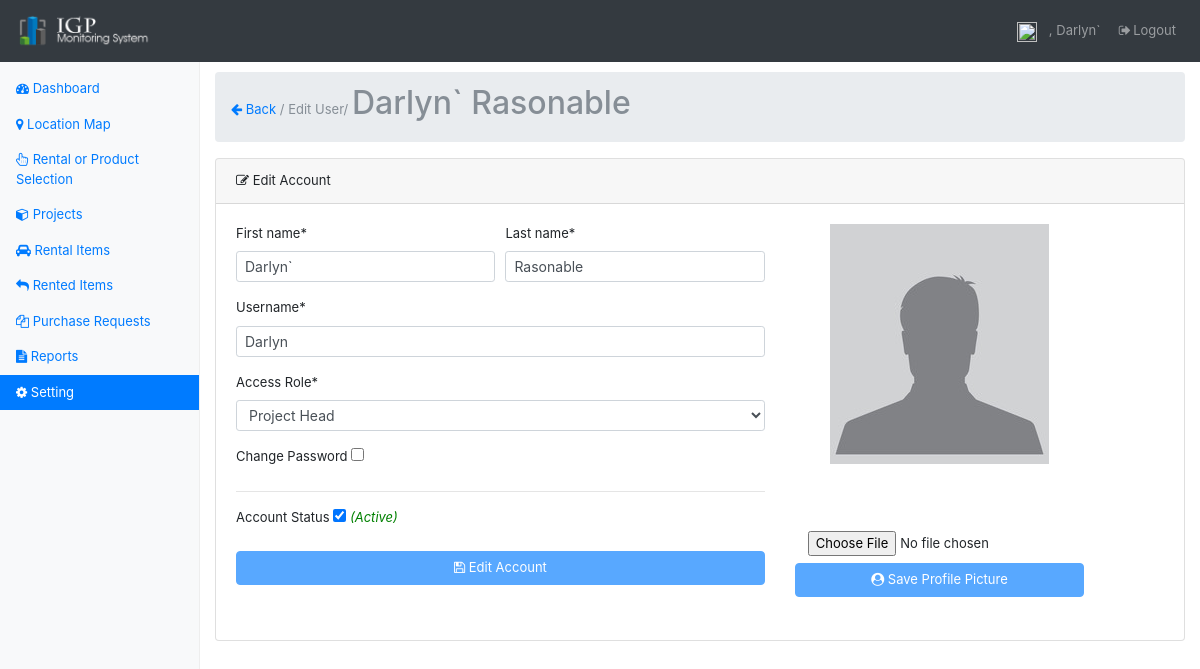
Page /user-edit.php?u=5 (signed in) on the earlier database version.
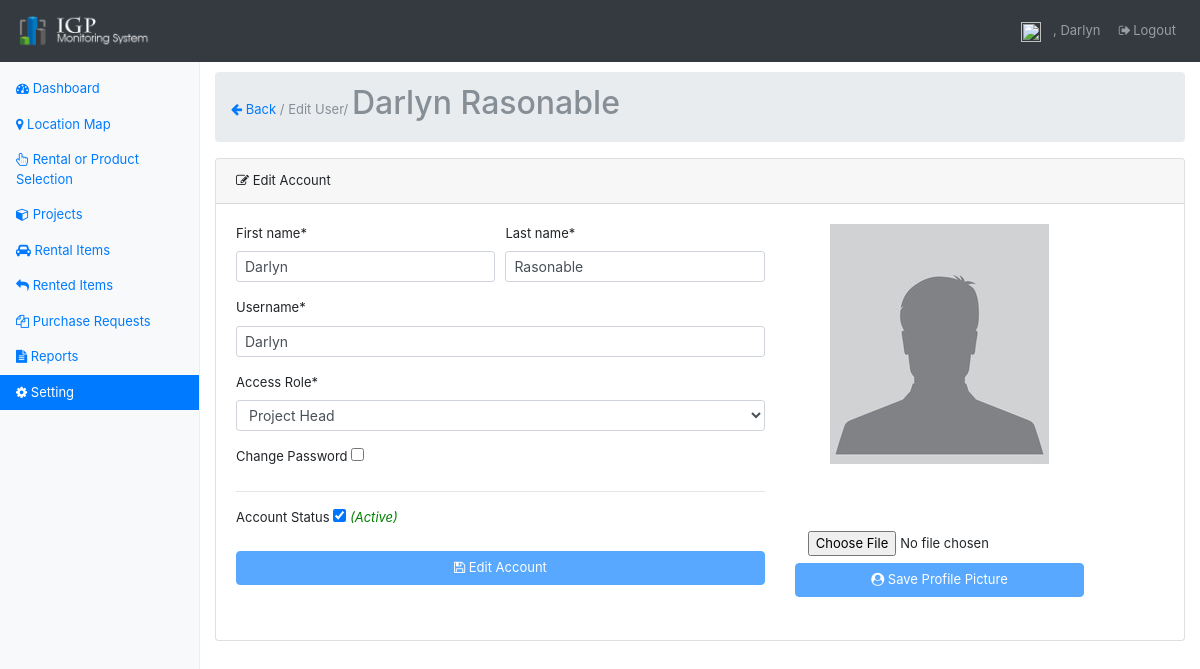
Same page on the later database version.
### tables this page shows
CREATE TABLE `users` (
  `user_id` int(11) NOT NULL,
  `firstname` varchar(45) DEFAULT NULL,
  `lastname` varchar(45) DEFAULT NULL,
  `username` varchar(45) DEFAULT NULL,
  `password` varchar(45) DEFAULT NULL,
  `hint` text,
  `status` enum('Y','N') DEFAULT 'N',
  `profile_pic` varchar(45) DEFAULT NULL,
  `user_type` int(11) DEFAULT NULL,
  `created_on` timestamp NULL DEFAULT CURRENT_TIMESTAMP
);

CREATE TABLE `user_type` (
  `user_type_id` int(11) NOT NULL,
  `user_type` varchar(45) DEFAULT NULL,
  `status` enum('Y','N') DEFAULT 'Y'
);

### classes/DbConfig.php (called while the page is built, shortened)
<?php
class DbConfig
{
    private $_host = 'localhost';
    private $_username = 'root';
    private $_password = '';
    private $_database = 'monitoringsystem';
    protected $connection;
    public function __construct()
    {
        if (!isset($this->connection)) {
            $this->connection = new mysqli($this->_host, $this->_username, $this->_password, $this->_database);
        }
        return $this->connection;
    }
}
?>

### classes/Crud.php (called while the page is built, shortened)
<?php
include_once 'DbConfig.php';
class Crud extends DbConfig
{
    public function getData($query)
    {
        $result = $this->connection->query($query);
        $rows = array();
        while ($row = $result->fetch_assoc()) {
            $rows[] = $row;
        }
        return $rows;
    }
    public function escape_string($value)
    {
        return $this->connection->real_escape_string($value);
    }
}
?>

### user-edit.php (the view, shortened to what the changed rows need)
<?php
    require_once('layout/header.php');
    require_once('classes/Crud.php');
    $crud = new Crud();
     $firstname = "";
     $lastname  = "";
     $username  = "";
     $profile_pic="";
     $user_type="";
     $status="N";
     $user_found=false;
    if(isset($_GET['u'])){
        $id = $crud->escape_string($_GET['u']);
        if(is_numeric($id) && $id!=''){
            if($id==1){
                $where_clause=" AND user_type_id=1";
            }else{
                $where_clause=" AND user_type_id!=1";
            }
            $user_type_ = $crud->getData("SELECT * FROM user_type WHERE status='Y' $where_clause");
            $result = $crud->getData("SELECT * FROM users WHERE user_id=$id LIMIT 1");
            $user_found=(count($result)==1)?true:false;
            foreach ($result as $res) {
                $firstname = $res['firstname'];
                $lastname  = $res['lastname'];
                $username  = $res['username'];
                $user_type =$res['user_type'];
                $status =$res['status'];
                $profile_pic =$res['profile_pic'];
            }
        }
    }
?>
<?php require_once('layout/nav.php');?>
        <main role="main" class="col-sm-9 ml-sm-auto col-md-10 pt-3">
           <nav aria-label="breadcrumb" role="navigation">
              <ol class="breadcrumb">
                    <li class="breadcrumb-item active" aria-current="page"><a href='user-list.php'><i class="fa fa-arrow-left" aria-hidden="true"></i> Back</a> / Edit User/ <h2><?php echo $firstname.' '.$lastname;?></h2></li>
              </ol>
           </nav>
         <div class="card">
              <div class="card-body">
                <?php if($user_found){ ?>
                      <div class="row">
                        <div class="col-md-7">
                               <form data-toggle="validator" role="form" id="form" action="post">
                                        <div class="form-row">
                                              <div class="col-md-6">
                                                  <div class="form-group">
                                                      <label for="exampleInputName">First name*</label>
                                                      <input class="form-control form-control-sm" id="firstname" name="firstname" type="text"  placeholder="Enter first name" required value="<?php echo $firstname;?>">
                                                  </div>
                                              </div>
                                              <div class="col-md-6">
                                                 <div class="form-group">
                                                      <label for="exampleInputLastName">Last name*</label>
                                                      <input class="form-control form-control-sm" id="lastname" name="lastname" type="text" placeholder="Enter last name" required value="<?php echo $lastname;?>">
                                                  </div>
                                              </div>
                                        </div>
                                        <div class="form-group">
                                                  <label for="exampleInputEmail1">Username*</label>
                                                  <input class="form-control form-control-sm" id="username" name="username" type="text"  placeholder="Enter username" required value="<?php echo $username;?>">
                                        </div>
                                        <div class="form-group">
                                                  <label for="exampleInputEmail1">Access Role*</label>
                                                  <select required class="form-control form-control-sm" id="access_role" name="access_role">
                                                        <?php
                                                              foreach($user_type_ as $user){
                                                        ?>
                                                                <option value="<?php echo $user['user_type_id'] ?>" <?php echo ($user_type==$user['user_type_id'])?'selected': '';?>>
                                                                  <?php echo $user['user_type'] ?>
                                                                </option>
                                                        <?php
                                                              }
                                                        ?>
                                                  </select>
                                        </div>
                                        <div class="form-group">
                                                  <label for="check">Change Password</label>
                                                  <input  id="check" name="check" type="checkbox"  />
                                        </div>
                                        <hr/>
                                         <div class="form-group">
                                                  <label for="check">Account Status</label>
                                                  <input  id="account_status" name="account_status" type="checkbox" <?php echo($status=='Y')?'checked':'';?> />
                                                  <span id="stat" class="italic <?php echo($status=='Y')?'green':'red';?>"><?php echo($status=='Y')?'(Active)':'(Unactive)';?></span>
                                        </div>
                                        <div class="form-group">
                                          <button type="submit" name="submit" class="btn btn-primary btn-block" ><i class="fa fa-floppy-o" aria-hidden="true"></i> Edit Account</button>
                                        </div>
                              </form>
                              <br/>
                      </div>
                      <div class="col-md-4">
                        <form id="uploadForm"  method="post">
                              <div id="profile-container">
                                  <img id="pic" class="img-fluid" src="<?php echo ($profile_pic=='')? 'img/pic_avatar.jpg':$profile_pic;?>"  />
                              </div>
                              <input type="file" name="userImage" required class="btn"
                                  onchange="change_profile(event);"/>
                              <button type="submit" class="btn btn-primary btn-block"><i class="fa fa-user-circle" aria-hidden="true"></i> Save Profile Picture</button>
                        </form>
                      </div>
                  </div>
                  <?php } else { ?>
                        <h2 style="text-align: center;width: 100%;"><span style='color:red;'>SYSTEM ERROR 404:</span><br/><small>User Not Found, maybe because user is not exist.</small></h2>
                  <?php } ?>
              </div>
        </div>
        </div>
<?php require_once('layout/footer.php');?>

### layout/header.php (shortened to what the changed rows need)
<!DOCTYPE html>
<html lang="en">
<head><meta http-equiv="Content-Type" content="text/html; charset=UTF-8">
          <link href="./assets/font-awesome/css/font-awesome.min.css" rel="stylesheet" type="text/css">
          <link href="./assets/bootstrap.css" rel="stylesheet">
          <link href="./assets/dashboard.css" rel="stylesheet">
          <link href="./assets/animate.css" rel="stylesheet">
</head>
<body>
    <header>
          <nav class="navbar navbar-expand-md navbar-dark fixed-top bg-dark">
            <div class="collapse navbar-collapse" id="navbarsExampleDefault">
              <ul class="navbar-nav ml-auto">
                <li class="nav-item">
                      <img src="<?php echo ($_SESSION['pic']=='')? 'img/pic_avatar.jpg':$_SESSION['pic'];?>" width="20" height="20" />
                      <a class="nav-link " title=" Update Profile Information" style="display: inline-block;" href="user-edit.php?u=<?php echo $_SESSION['user_id'];?>"> <?php echo $_SESSION['lastname'].', '.$_SESSION['firstname'];?> </a>
                </li>
              </ul>
            </div>
          </nav>
    </header>

Differences in the rows shown:
changed users "Darlyn": firstname "Darlyn`" → "Darlyn"
Other differences:
$_SESSION['firstname']: "Darlyn`" → "Darlyn"
